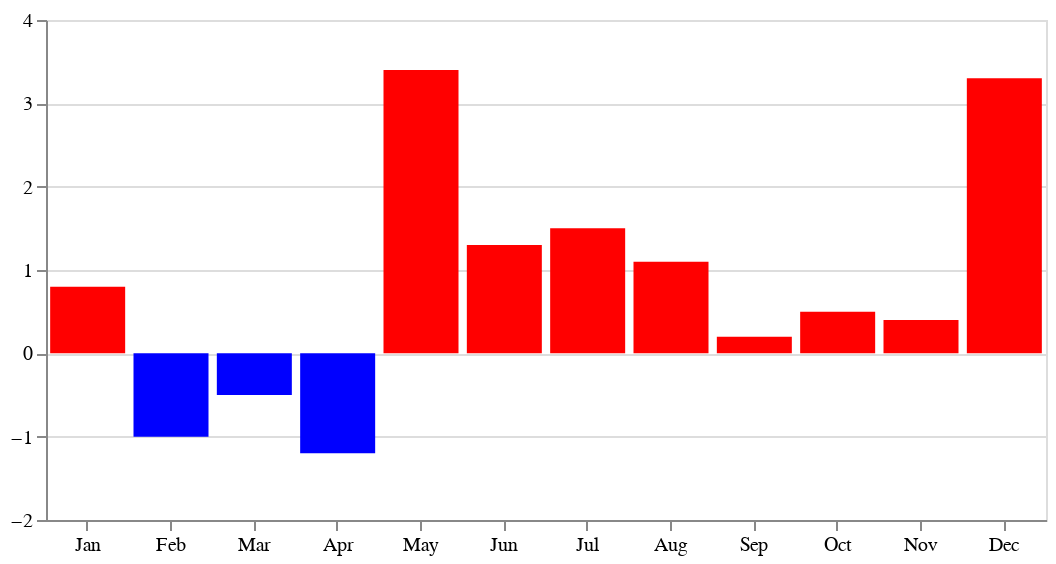

Source (notebook cell):
### Code cell
# Create a chart for 'TA_Anomaly'
qd_anomaly_chart2 = alt.Chart(qd_data_2023).mark_bar().encode(
    y=alt.Y('TA_Anomaly:Q', title=None, scale=alt.Scale(domain=[-2, 4])),
    x=alt.X('monthdate(Date):O', title=None, axis=alt.Axis(format='%b')),
    color=alt.condition(
        alt.datum.TA_Anomaly > 0,
        alt.value("red"),  # The positive color
        alt.value("blue")  # The negative color
    ),
    tooltip=['TA_Anomaly:Q', 'Date:T'],
    text='TA_Anomaly'
).properties(width=500, height=250)
qd_anomaly_chart2

### Figure 1 — Vega-Lite specification as saved in the notebook (floating-point values rounded to 4 significant figures)
{"config": {"view": {"continuousWidth": 400, "continuousHeight": 300}}, "data": {"name": "data-ee011a8a542d4de767a47d4af4b9aeba"}, "mark": "bar", "encoding": {"color": {"condition": {"value": "red", "test": "(datum.TA_Anomaly > 0)"}, "value": "blue"}, "text": {"field": "TA_Anomaly", "type": "quantitative"}, "tooltip": [{"field": "TA_Anomaly", "type": "quantitative"}, {"field": "Date", "type": "temporal"}], "x": {"axis": {"format": "%b"}, "field": "Date", "timeUnit": "monthdate", "title": null, "type": "ordinal"}, "y": {"field": "TA_Anomaly", "scale": {"domain": [-2, 4]}, "title": null, "type": "quantitative"}}, "height": 250, "width": 500, "$schema": "https://vega.github.io/schema/vega-lite/v4.17.0.json", "datasets": {"data-ee011a8a542d4de767a47d4af4b9aeba": [{"Date": "2023-01-01T00:00:00", "Precip": 318.0, "TA": 3.5, "day": 1, "DOY": 1, "year": 2023, "month": 1, "Mean": 473.1, "percent_norm": 67.2, "Mean_TA": 2.66, "TA_Anomaly": 0.8, "rank": 8.0}, {"Date": "2023-02-01T00:00:00", "Precip": 333.0, "TA": 1.8, "day": 1, "DOY": 32, "year": 2023, "month": 2, "Mean": 234.3, "percent_norm": 142.1, "Mean_TA": 2.79, "TA_Anomaly": -1.0, "rank": 15.0}, {"Date": "2023-03-01T00:00:00", "Precip": 118.0, "TA": 4.2, "day": 1, "DOY": 60, "year": 2023, "month": 3, "Mean": 329.8, "percent_norm": 35.8, "Mean_TA": 4.66, "TA_Anomaly": -0.5, "rank": 14.0}, {"Date": "2023-04-01T00:00:00", "Precip": 312.9, "TA": 6.2, "day": 1, "DOY": 91, "year": 2023, "month": 4, "Mean": 196.9, "percent_norm": 158.9, "Mean_TA": 7.43, "TA_Anomaly": -1.2, "rank": 18.0}, {"Date": "2023-05-01T00:00:00", "Precip": 19.6, "TA": 15.3, "day": 1, "DOY": 121, "year": 2023, "month": 5, "Mean": 124.1, "percent_norm": 15.8, "Mean_TA": 11.88, "TA_Anomaly": 3.4, "rank": 1.0}, {"Date": "2023-06-01T00:00:00", "Precip": 41.4, "TA": 15.9, "day": 1, "DOY": 152, "year": 2023, "month": 6, "Mean": 90.8, "percent_norm": 45.6, "Mean_TA": 14.6, "TA_Anomaly": 1.3, "rank": 4.5}, {"Date": "2023-07-01T00:00:00", "Precip": 43.9, "TA": 19.3, "day": 1, "DOY": 182, "year": 2023, "month": 7, "Mean": 52.8, "percent_norm": 83.2, "Mean_TA": 17.85, "TA_Anomaly": 1.5, "rank": 2.5}, {"Date": "2023-08-01T00:00:00", "Precip": 55.0, "TA": 18.8, "day": 1, "DOY": 213, "year": 2023, "month": 8, "Mean": 71.9, "percent_norm": 76.5, "Mean_TA": 17.72, "TA_Anomaly": 1.1, "rank": 3.0}, {"Date": "2023-09-01T00:00:00", "Precip": 100.0, "TA": 14.3, "day": 1, "DOY": 244, "year": 2023, "month": 9, "Mean": 168.3, "percent_norm": 59.4, "Mean_TA": 14.08, "TA_Anomaly": 0.2, "rank": 10.0}, {"Date": "2023-10-01T00:00:00", "Precip": 298.7, "TA": 9.7, "day": 1, "DOY": 274, "year": 2023, "month": 10, "Mean": 325.3, "percent_norm": 91.8, "Mean_TA": 9.17, "TA_Anomaly": 0.5, "rank": 5.0}, {"Date": "2023-11-01T00:00:00", "Precip": 356.5, "TA": 4.9, "day": 1, "DOY": 305, "year": 2023, "month": 11, "Mean": 466.3, "percent_norm": 76.5, "Mean_TA": 4.52, "TA_Anomaly": 0.4, "rank": 8.0}, {"Date": "2023-12-01T00:00:00", "Precip": 448.0, "TA": 5.3, "day": 1, "DOY": 335, "year": 2023, "month": 12, "Mean": 389.3, "percent_norm": 115.1, "Mean_TA": 2.01, "TA_Anomaly": 3.3, "rank": 1.0}]}}
